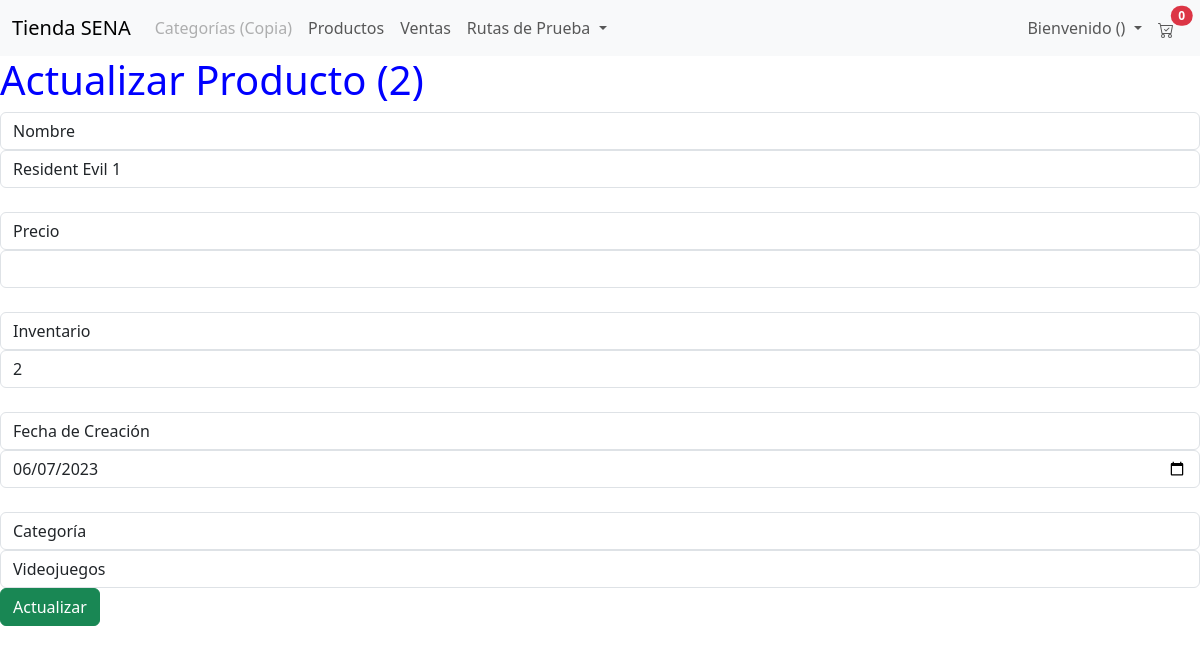
The app's page /tienda/productos_formulario_editar/2 with its own data.
### tienda/models.py (models this page shows, shortened)
class Producto(models.Model):
	nombre = models.CharField(max_length=254, unique=True)
	precio = models.FloatField()
	inventario = models.IntegerField()
	fecha_creacion = models.DateField()
	categoria = models.ForeignKey(Categoria, on_delete=models.DO_NOTHING)
	foto = models.ImageField(upload_to="fotos_productos/", default="fotos_productos/default.png")

class Categoria(models.Model):
	nombre = models.CharField(max_length=254)
	descripcion = models.TextField()

### tienda/views.py (the view)
# urls.py: path("productos_formulario_editar/<int:id>", views.productos_formulario_editar, name="productos_formulario_editar"),
def productos_formulario_editar(request, id):
	q = Producto.objects.get(pk=id)
	c = Categoria.objects.all()
	contexto = {"data": q, "categoria": c}
	return render(request, "tienda/productos/productos_formulario_editar.html", contexto)

### tienda/templates/tienda/productos/productos_formulario_editar.html (shortened to what this page needs)
{% extends 'tienda/base.html' %}
{% load static %}
{% block contenedor %}
    <h1 class="titul">Actualizar Producto ({{ data.id }})</h1>
    <form action="{% url 'productos_actualizar' %}" method="post">
        <label class="form-control">Nombre</label>
        <input class="form-control" type="text" name="nombre" value="{{ data.nombre }}" /><br>
        <label class="form-control">Precio</label>
        <input class="form-control" type="number" name="precio" value="{{ data.precio }}" /><br>
        <label class="form-control">Inventario</label>
        <input class="form-control" type="number" name="inventario" value="{{ data.inventario }}" /><br>
        <label class="form-control">Fecha de Creación</label>
        <input class="form-control" type="date" name="fecha_creacion" value="{{ data.fecha_creacion|date:'Y-m-d' }}" /><br>
        <label class="form-control">Categoría</label>
        <select class="form-control" name="categoria">
            {% for c in categoria %}
                <option value="{{ c.id }}" {% if data.categoria.id == c.id %}selected{% endif %}>{{ c.nombre }}</option>
            {% endfor %}
        </select>
        <button type="submit" class="btn btn-success">Actualizar</button>
    </form>
{% endblock %}

### tienda/static/tienda/css/estilos.css (style rules this page uses)
.titul { color:blue; }

### records on screen
Producto: id "2", nombre "Resident Evil 1", inventario "2", fecha_creacion "06/07/2023", categoria "Videojuegos"

### other values on screen
{{ request.session.items|default:"0" }} "0"
